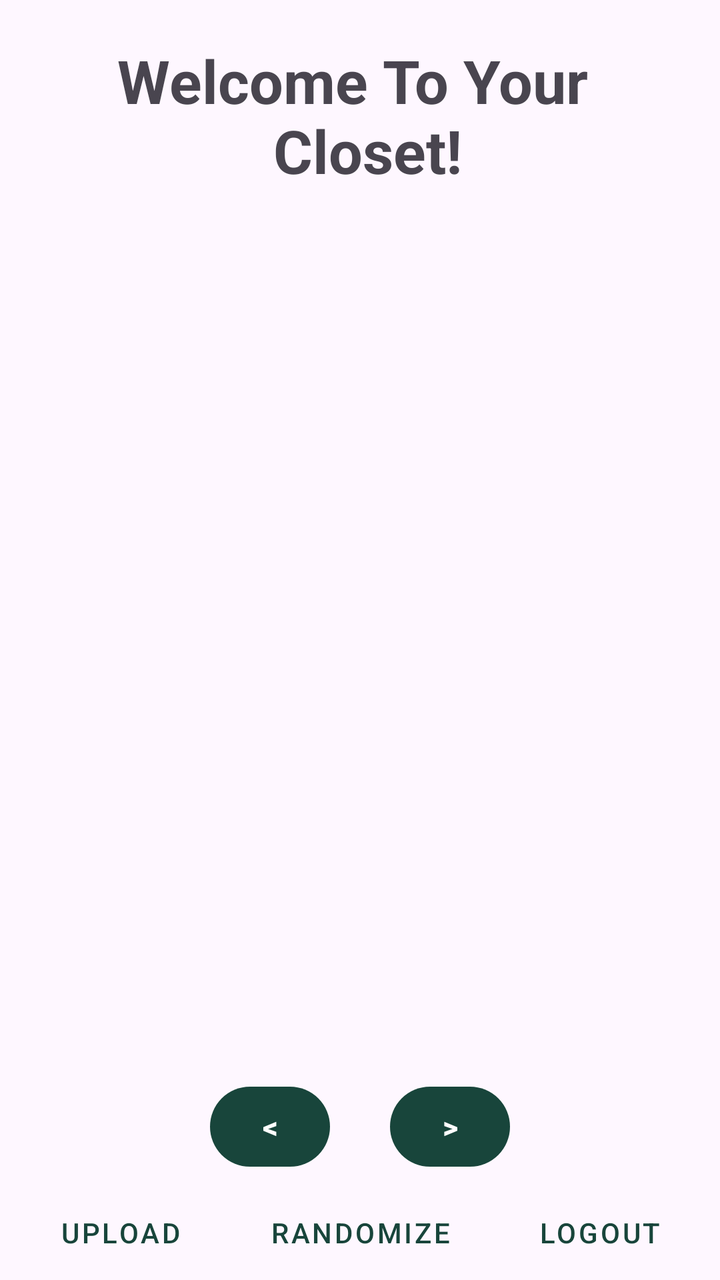
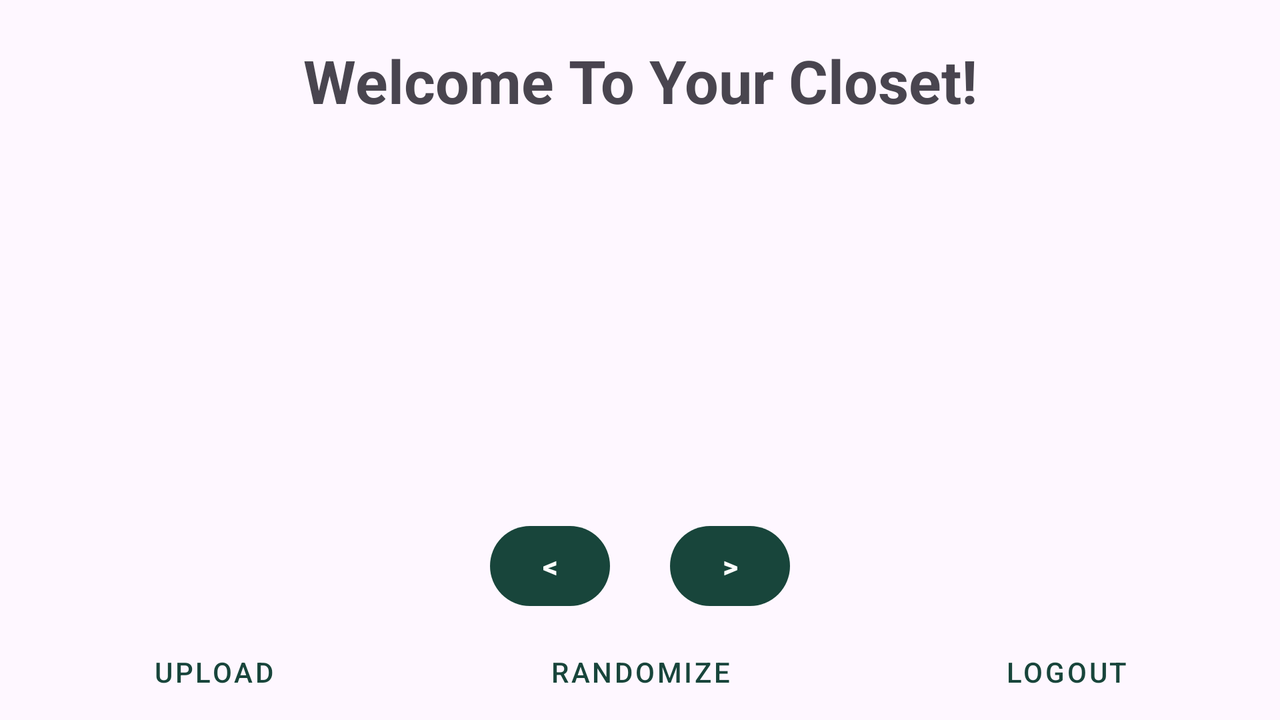

An Android layout and its configuration variant, each rendered on a device that would load it. The default file and the variant file are quoted in full after the pictures.
<!-- AndroidManifest.xml: application theme Theme.Project -->
<!-- res/layout/activity_closet.xml -->
<?xml version="1.0" encoding="utf-8"?>
<LinearLayout xmlns:android="http://schemas.android.com/apk/res/android"
    xmlns:app="http://schemas.android.com/apk/res-auto"
    xmlns:tools="http://schemas.android.com/tools"
    android:layout_width="match_parent"
    android:layout_height="match_parent"
    android:orientation="vertical"
    tools:ignore="UsingOnClickInXml" >

    <TextView
        android:id="@+id/closet_welcome"
        android:layout_width="match_parent"
        android:layout_height="wrap_content"
        android:layout_marginTop="20dp"
        android:layout_marginBottom="20dp"
        android:gravity="center|top"
        android:text="@string/closet_welcome"
        android:textSize="30sp"
        android:textStyle="bold" />

    <ImageView
        android:id="@+id/outfit_top_image"
        android:layout_width="match_parent"
        android:layout_height="match_parent"
        android:layout_marginBottom="10dp"
        android:layout_weight="0.2"
        android:contentDescription="@string/top_image_description" />

    <ImageView
        android:id="@+id/outfit_shirt_image"
        android:layout_width="match_parent"
        android:layout_height="match_parent"
        android:layout_marginBottom="10dp"
        android:layout_weight="0.2"
        android:contentDescription="@string/shirt_image_description" />

    <ImageView
        android:id="@+id/outfit_pant_image"
        android:layout_width="match_parent"
        android:layout_height="match_parent"
        android:layout_marginBottom="10dp"
        android:layout_weight="0.2"
        android:contentDescription="@string/pants_image_description" />

    <ImageView
        android:id="@+id/outfit_shoe_image"
        android:layout_width="match_parent"
        android:layout_height="match_parent"
        android:layout_marginBottom="10dp"
        android:layout_weight="0.2"
        android:contentDescription="@string/shoes_image_description" />

    <LinearLayout
        android:layout_width="match_parent"
        android:layout_height="wrap_content"
        android:orientation="horizontal"
        android:gravity="center_horizontal">

        <Button
            android:id="@+id/left_button"
            android:layout_width="60dp"
            android:layout_height="wrap_content"
            android:layout_marginEnd="15dp"
            android:layout_marginBottom="5dp"
            android:textSize="15sp"
            android:textStyle="bold"
            android:text="@string/left_button"
            tools:ignore="ButtonStyle" />

        <Button
            android:id="@+id/right_button"
            android:layout_width="60dp"
            android:layout_height="wrap_content"
            android:layout_marginStart="15dp"
            android:layout_marginBottom="5dp"
            android:textSize="15sp"
            android:textStyle="bold"
            android:text="@string/right_button"
            tools:ignore="ButtonStyle" />
    </LinearLayout>

    <LinearLayout
        android:layout_width="match_parent"
        android:layout_height="wrap_content"
        android:orientation="horizontal"
        android:gravity="center_horizontal">

        <Button
            android:id="@+id/upload_button"
            android:layout_width="0dp"
            android:layout_height="match_parent"
            android:layout_weight="1"
            android:radius="0dp"
            android:text="@string/upload_button"
            tools:ignore="ButtonStyle"
            style="@style/Widget.MaterialComponents.Button.TextButton"/>

        <Button
            android:id="@+id/randomize_button"
            android:layout_width="0dp"
            android:layout_height="match_parent"
            android:layout_weight="1"
            android:radius="0dp"
            android:text="@string/random_button"
            tools:ignore="ButtonStyle"
            style="@style/Widget.MaterialComponents.Button.TextButton"/>

        <Button
            android:id="@+id/logout_button"
            android:layout_width="0dp"
            android:layout_height="match_parent"
            android:layout_weight="1"
            android:radius="0dp"
            android:text="@string/logout_button"
            tools:ignore="ButtonStyle"
            style="@style/Widget.MaterialComponents.Button.TextButton"/>
    </LinearLayout>
</LinearLayout>
<!-- resources referenced by this layout -->
<resources>
  <string name="closet_welcome">Welcome To Your \n Closet!</string>
  <string name="left_button">&lt;</string>
  <string name="logout_button">Logout</string>
  <string name="pants_image_description">Image of pants from the wardrobe</string>
  <string name="random_button">Randomize</string>
  <string name="right_button">&gt;</string>
  <string name="shirt_image_description">Image of a shirt from the wardrobe</string>
  <string name="shoes_image_description">Image of shoes from the wardrobe</string>
  <string name="top_image_description">Image of a top from the wardrobe</string>
  <string name="upload_button">Upload</string>
  <style name="Theme.Project" parent="Base.Theme.Project" />
  <style name="Base.Theme.Project" parent="Theme.Material3.DayNight.NoActionBar">
          
          
          <item name="colorPrimary">#18453B</item>
      </style>
</resources>
<!-- res/layout-land/activity_closet.xml (the repository's variant of the layout above) -->
<!-- drawn on the phone turned sideways -->
<?xml version="1.0" encoding="utf-8"?>
<LinearLayout xmlns:android="http://schemas.android.com/apk/res/android"
    xmlns:app="http://schemas.android.com/apk/res-auto"
    xmlns:tools="http://schemas.android.com/tools"
    android:layout_width="match_parent"
    android:layout_height="match_parent"
    android:orientation="vertical"
    tools:ignore="UsingOnClickInXml" >

    <TextView
        android:id="@+id/closet_welcome"
        android:layout_width="match_parent"
        android:layout_height="wrap_content"
        android:layout_marginTop="20dp"
        android:layout_marginBottom="20dp"
        android:gravity="center|top"
        android:text="@string/closet_welcome_land"
        android:textSize="30sp"
        android:textStyle="bold" />

    <LinearLayout
        android:layout_width="match_parent"
        android:layout_height="0dp"
        android:layout_marginBottom="10dp"
        android:layout_weight="1"
        android:gravity="center"
        android:orientation="horizontal">

        <ImageView
            android:id="@+id/outfit_top_image"
            android:layout_width="150dp"
            android:layout_height="match_parent"
            android:contentDescription="@string/top_image_description" />

        <ImageView
            android:id="@+id/outfit_shirt_image"
            android:layout_width="150dp"
            android:layout_height="match_parent"
            android:contentDescription="@string/shirt_image_description" />

        <ImageView
            android:id="@+id/outfit_pant_image"
            android:layout_width="150dp"
            android:layout_height="match_parent"
            android:contentDescription="@string/pants_image_description" />

        <ImageView
            android:id="@+id/outfit_shoe_image"
            android:layout_width="150dp"
            android:layout_height="match_parent"
            android:contentDescription="@string/shoes_image_description" />
    </LinearLayout>

    <LinearLayout
        android:layout_width="match_parent"
        android:layout_height="wrap_content"
        android:orientation="horizontal"
        android:gravity="center_horizontal">

        <Button
            android:id="@+id/left_button"
            android:layout_width="60dp"
            android:layout_height="wrap_content"
            android:layout_marginEnd="15dp"
            android:layout_marginBottom="5dp"
            android:textSize="15sp"
            android:textStyle="bold"
            android:text="@string/left_button"
            tools:ignore="ButtonStyle" />

        <Button
            android:id="@+id/right_button"
            android:layout_width="60dp"
            android:layout_height="wrap_content"
            android:layout_marginStart="15dp"
            android:layout_marginBottom="5dp"
            android:textSize="15sp"
            android:textStyle="bold"
            android:text="@string/right_button"
            tools:ignore="ButtonStyle" />
    </LinearLayout>

    <LinearLayout
        android:layout_width="match_parent"
        android:layout_height="wrap_content"
        android:orientation="horizontal"
        android:gravity="center_horizontal">

        <Button
            android:id="@+id/upload_button"
            android:layout_width="0dp"
            android:layout_height="match_parent"
            android:layout_weight="1"
            android:radius="0dp"
            android:text="@string/upload_button"
            tools:ignore="ButtonStyle"
            style="@style/Widget.MaterialComponents.Button.TextButton"/>

        <Button
            android:id="@+id/randomize_button"
            android:layout_width="0dp"
            android:layout_height="match_parent"
            android:layout_weight="1"
            android:radius="0dp"
            android:text="@string/random_button"
            tools:ignore="ButtonStyle"
            style="@style/Widget.MaterialComponents.Button.TextButton"/>

        <Button
            android:id="@+id/logout_button"
            android:layout_width="0dp"
            android:layout_height="match_parent"
            android:layout_weight="1"
            android:radius="0dp"
            android:text="@string/logout_button"
            tools:ignore="ButtonStyle"
            style="@style/Widget.MaterialComponents.Button.TextButton"/>
    </LinearLayout>
</LinearLayout>
<!-- resources referenced by the variant -->
<!-- as the phone turned sideways resolves them -->
<resources>
  <string name="closet_welcome_land">Welcome To Your Closet!</string>
  <string name="left_button">&lt;</string>
  <string name="logout_button">Logout</string>
  <string name="pants_image_description">Image of pants from the wardrobe</string>
  <string name="random_button">Randomize</string>
  <string name="right_button">&gt;</string>
  <string name="shirt_image_description">Image of a shirt from the wardrobe</string>
  <string name="shoes_image_description">Image of shoes from the wardrobe</string>
  <string name="top_image_description">Image of a top from the wardrobe</string>
  <string name="upload_button">Upload</string>
  <style name="Theme.Project" parent="Base.Theme.Project" />
  <style name="Base.Theme.Project" parent="Theme.Material3.DayNight.NoActionBar">
          
          
          <item name="colorPrimary">#18453B</item>
      </style>
</resources>
